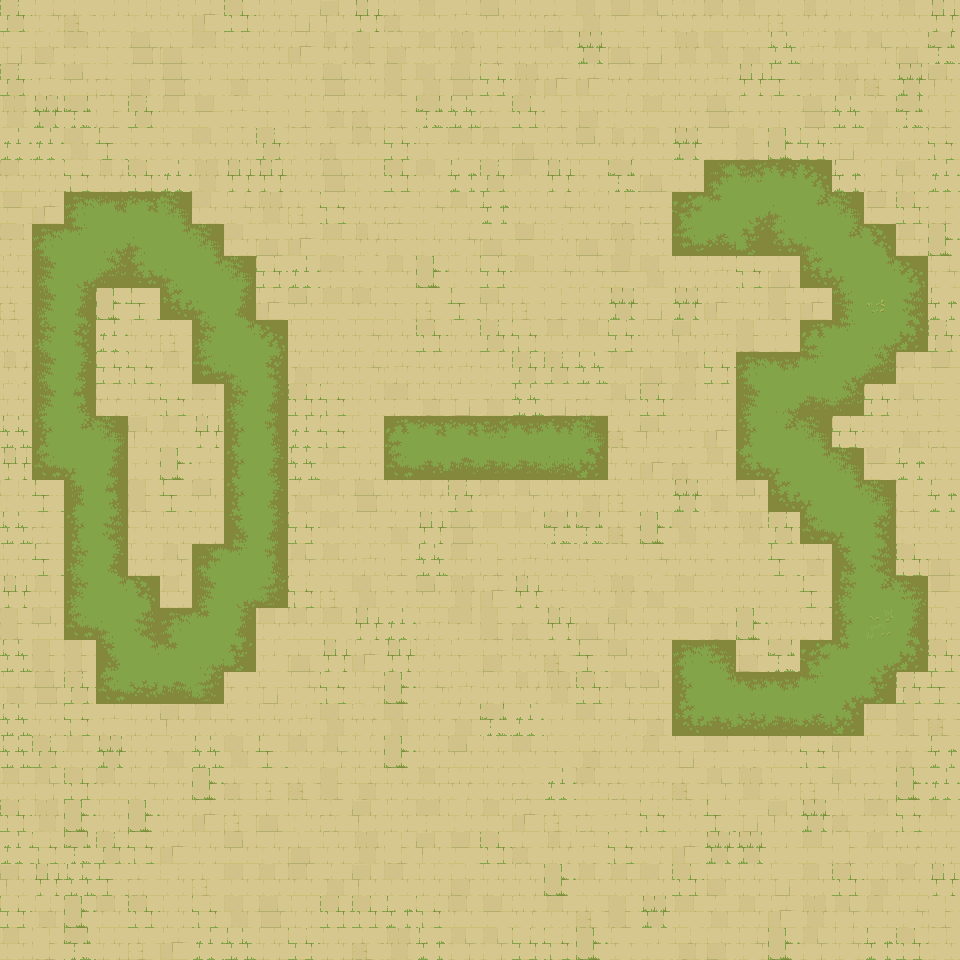

Rendered tile map (Tiled .tmx) drawn with the repository's tilesets; below, a short description and the map source with its tile grids summarised:
An orthogonal 30x30 tile map with 32x32 px tiles, 4 tile layers (ground, water, walls-1-2-3-4, walls-5-6-7-8), 18 tilesets.

<map version="1.10" tiledversion="1.10.0" orientation="orthogonal" renderorder="right-down" width="30" height="30" tilewidth="32" tileheight="32" infinite="0" nextlayerid="17" nextobjectid="52">
 <properties>
  <property name="AutomappingRadius" type="int" value="4" />
 </properties>
 <tileset firstgid="1" source="Terrain - Ancient Ruins.tsx" />
 <tileset firstgid="2210" source="Ancient Ruins-Tileset - wall 1.tsx" />
 <tileset firstgid="2450" source="Ancient Ruins-Tileset - wall 3.tsx" />
 <tileset firstgid="2690" source="Ancient Ruins-Tileset - wall 4.tsx" />
 <tileset firstgid="2930" source="Ancient Ruins-Tileset - wall 5.tsx" />
 <tileset firstgid="3170" source="Ancient Ruins-Tileset - wall 6.tsx" />
 <tileset firstgid="3410" source="Ancient Ruins-Tileset - wall 7.tsx" />
 <tileset firstgid="3650" source="Ancient Ruins-Tileset - wall 8.tsx" />
 <tileset firstgid="3890" source="Ancient Ruins-Animated Terrains-16 frames.tsx" />
 <tileset firstgid="6230" source="Ancient Ruins-Animated Terrains-16 frames-with transparency.tsx" />
 <tileset firstgid="8570" source="Ancient Ruins-Animated Terrains-8 frames.tsx" />
 <tileset firstgid="9527" source="Ancient Ruins-Animated Terrains-8 frames-with transparency.tsx" />
 <tileset firstgid="10484" source="Ancient Ruins-Animated Terrains2-16 frames.tsx" />
 <tileset firstgid="12824" source="Ancient Ruins-Animated Terrains2-8 frames.tsx" />
 <tileset firstgid="13781" source="Ancient Ruins-Animated Terrains2-8 frames-with transparency.tsx" />
 <tileset firstgid="14738" source="Ancient Ruins-Animated Terrains2-16 frames-with transparency.tsx" />
 <tileset firstgid="17078" source="Ancient Ruins-Tileset-Terrain2.tsx" />
 <tileset firstgid="21108" source="Ancient Ruins-Tileset - wall 2.tsx" />
 <layer id="13" name="ground" width="30" height="30">
  <data>[900 cells, 900 non-empty, 102 distinct tile ids]</data>
 </layer>
 <layer id="15" name="water" width="30" height="30">
  <data>[900 cells, 0 non-empty, 0 distinct tile ids]</data>
 </layer>
 <layer id="1" name="walls-1-2-3-4" width="30" height="30">
  <data>[900 cells, 0 non-empty, 0 distinct tile ids]</data>
 </layer>
 <layer id="6" name="walls-5-6-7-8" width="30" height="30">
  <data>[900 cells, 0 non-empty, 0 distinct tile ids]</data>
 </layer>
 <objectgroup id="16" name="objects" />
</map>
